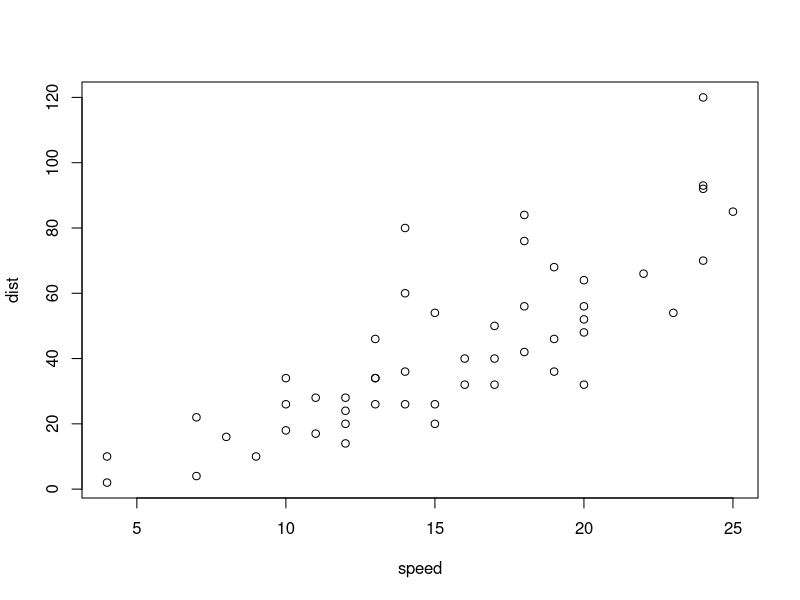
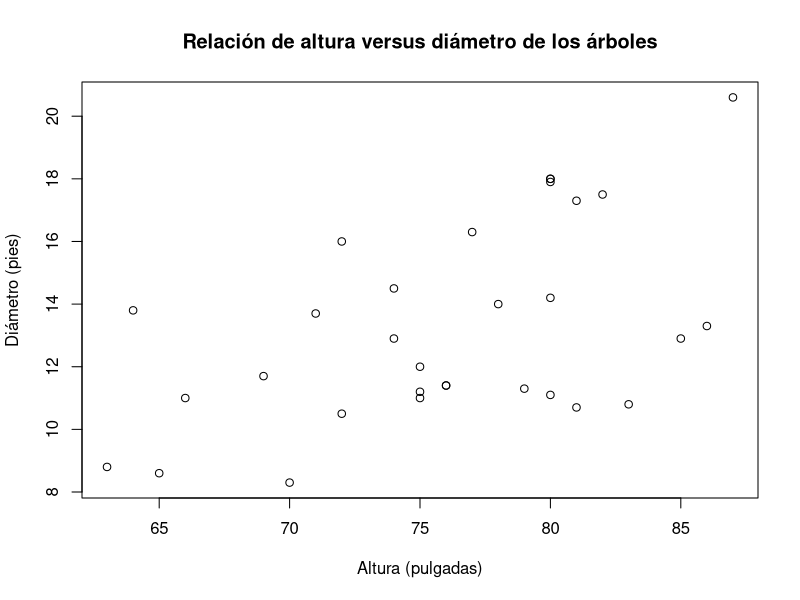
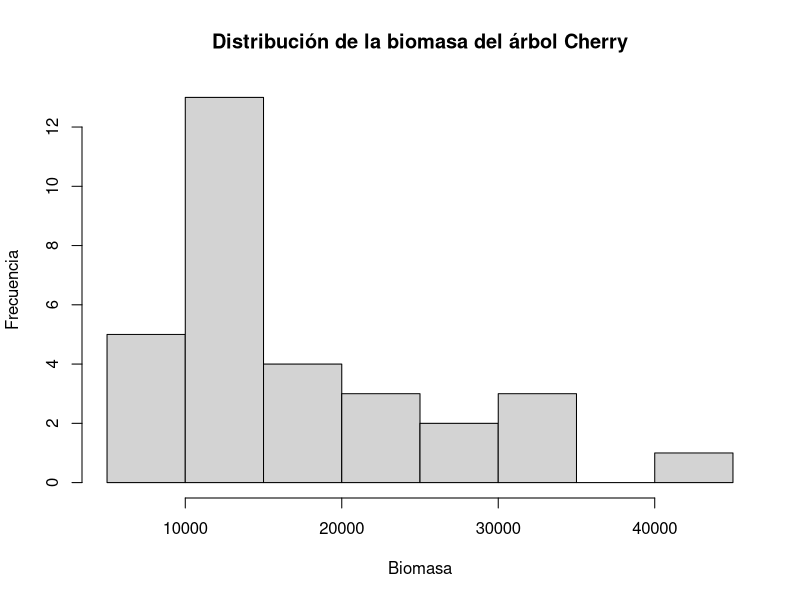
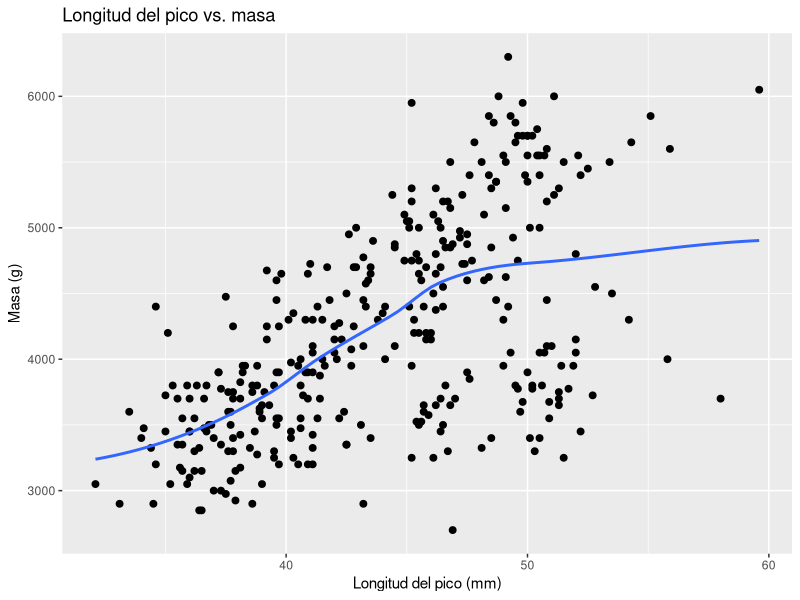
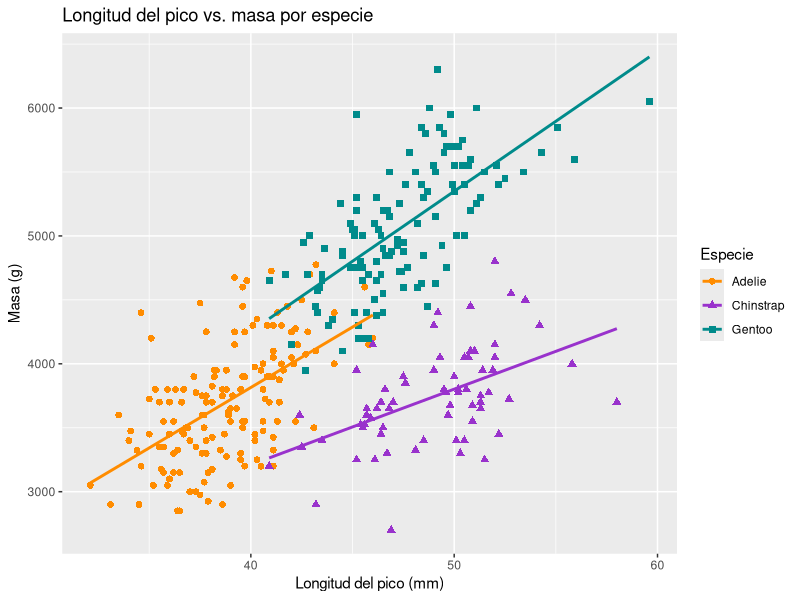

These figures' R source, in order:
## ---- chunk 1
library(tidyverse)
library(palmerpenguins)
## ---- chunk 2
plot(cars)
## ---- chunk 3
#| labels: Relación_entre_diámetro_y_altura_de_arbol
#| code-fold: true

plot(
  x=trees$Height,
  y=trees$Girth,
  xlab = "Altura (pulgadas)",
  ylab = "Diámetro (pies)",
  main = "Relación de altura versus diámetro de los árboles"
)
## ---- chunk 4
di <- 438  
BEFr <- 1.30

biomasa_arbol <- c((trees$Volume*BEFr*di))
trees$biomasa_arbol <- biomasa_arbol
View(trees)
biomasadf <- data.frame(trees$Girth,trees$biomasa_arbol)
View(biomasadf)
#Grafica  histograma
hist(
  x = trees$biomasa_arbol,
  breaks = 8,
  main = "Distribución de la biomasa del árbol Cherry", 
  xlab = "Biomasa", 
  ylab = "Frecuencia"
)
## ---- chunk 5
#| label: Gráfico-disperción-penguis
# Gráfico de dispersión de longitud del pico vs masa (peso)
penguins |>
  ggplot(aes(x = bill_length_mm, y = body_mass_g)) +
  geom_point(size = 2) +
  geom_smooth(method = "loess", se = FALSE) +
  ggtitle("Longitud del pico vs. masa") +
  xlab("Longitud del pico (mm)") +
  ylab("Masa (g)") +
  labs(color = "Especie", shape = "Especie")
## ---- chunk 6
# Gráfico de dispersión de longitud del pico vs masa (peso) por especie
penguins |>
  ggplot(aes(x = bill_length_mm, y = body_mass_g)) +
  geom_point(aes(color = species,
                 shape = species),
             size = 2) +
  geom_smooth(method = "lm", se = FALSE, aes(color = species)) +
  scale_color_manual(values = c("darkorange", "darkorchid", "cyan4")) +
  ggtitle("Longitud del pico vs. masa por especie") +
  xlab("Longitud del pico (mm)") +
  ylab("Masa (g)") +
  labs(color = "Especie", shape = "Especie")
